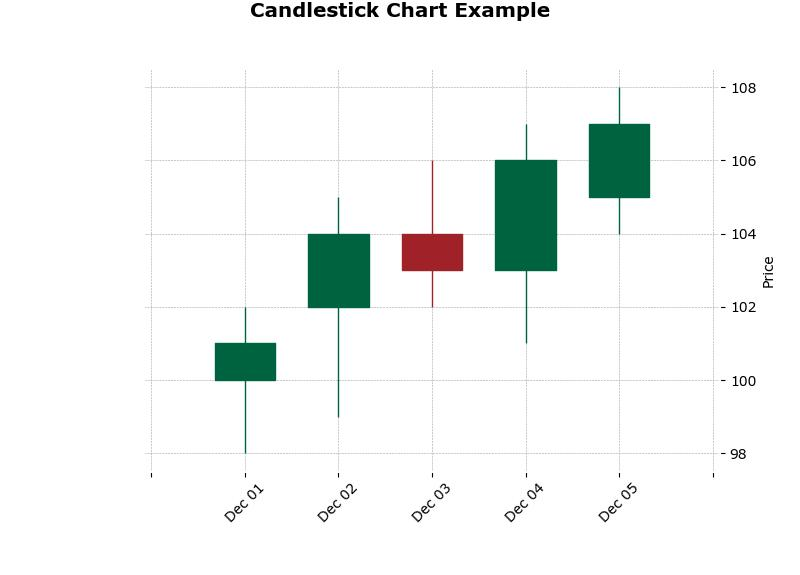
#> input picture opencv_proj/chartImages/candlestick_chart.jpg, 800 x 575 px, given in place of lena.png, which was not available
$ python 'image_gray&blur.py'
#> lines starting #> are read from the running program, lines starting #| are printed output that depends on the picture; after the words box and inside, x2 and y2 are one past the last pixel; in counts of white or black regions, pixels touching at a corner belong together; pictures that were not available may be replaced by others from this repository, and a replacement may not be noted
import cv2
import numpy as np
print("package imported")

# [6 lines of commented-out code are left out]

img = cv2.imread("D:\\STOCK\\Capital_vercel_new\\opencv_proj\\images\\lena.png")
#> img is the input picture: shape (575, 800, 3); mean B, G, R 243.5, 244.9, 241.5
kernel = np.ones((5,5),np.uint8)

cv2.imshow("Image",img)

imgGray = cv2.cvtColor(img,cv2.COLOR_BGR2GRAY)
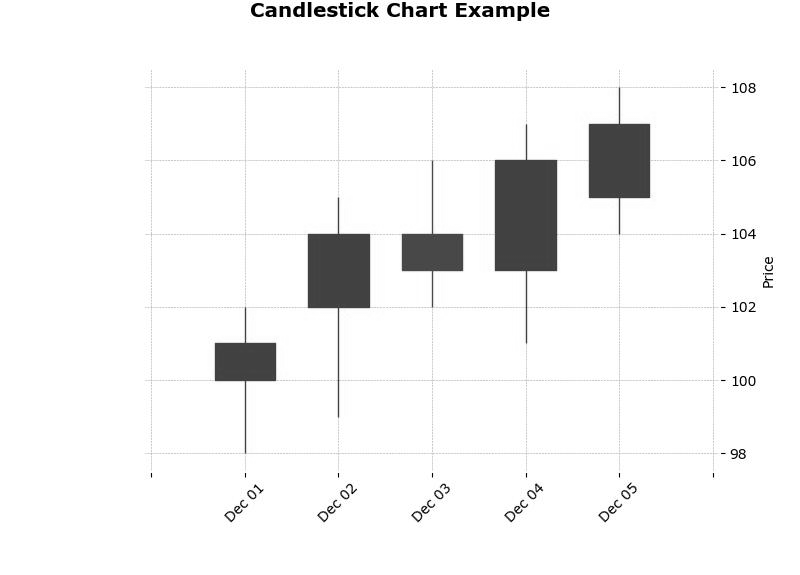
#> imgGray: shape (575, 800); min 0, max 255, mean 243.7
cv2.imshow("Grey Image",imgGray)

imgBlur = cv2.GaussianBlur(imgGray,(9,9),0)
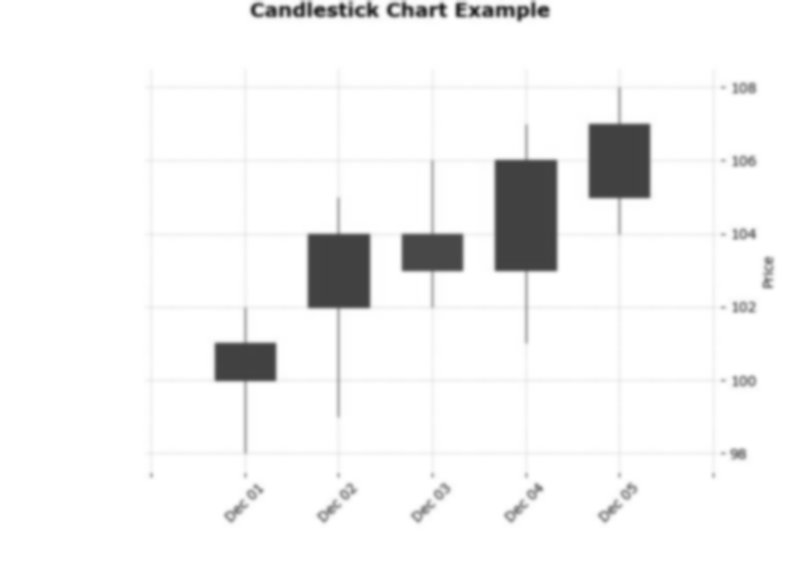
#> imgBlur: shape (575, 800); min 36, max 255, mean 243.7
cv2.imshow("Blur Image",imgBlur)

imgCanny = cv2.Canny(img,100,100)
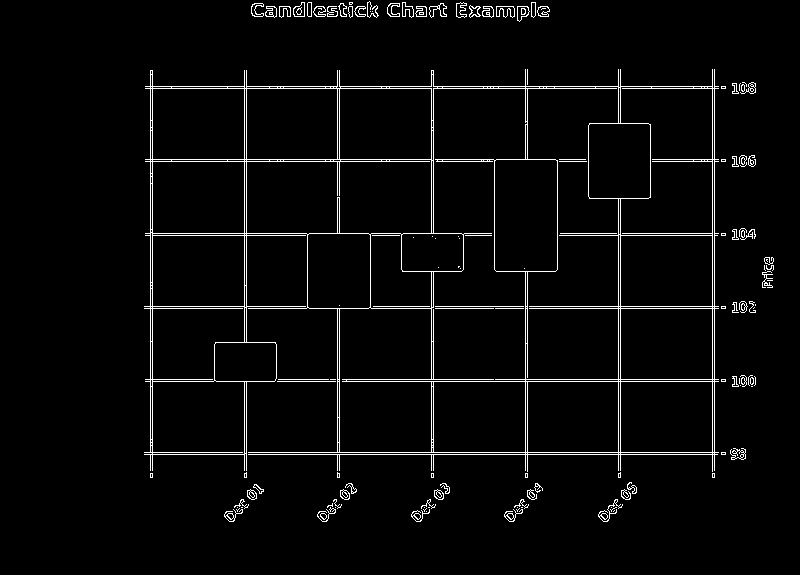
#> imgCanny: shape (575, 800); 3.3% white in thin lines or dots, all inside (x1, y1, x2, y2) = (144, 1, 774, 522)
cv2.imshow("Canny Image",imgCanny)

imgDialation = cv2.dilate(imgCanny,kernel,iterations=1)
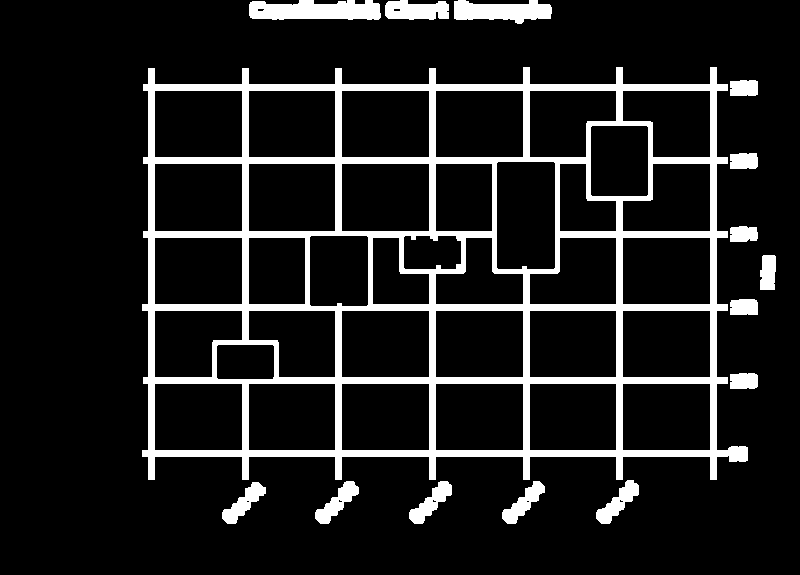
#> imgDialation: shape (575, 800); 12% white; 15 white regions, largest, box (x1, y1, x2, y2) and area: (142, 67, 748, 480) 44180, (249, 0, 381, 20) 2180, (454, 0, 552, 24) 1629
cv2.imshow("Dialation Image",imgDialation)

imgEroded= cv2.dilate(imgDialation,kernel,iterations=1)
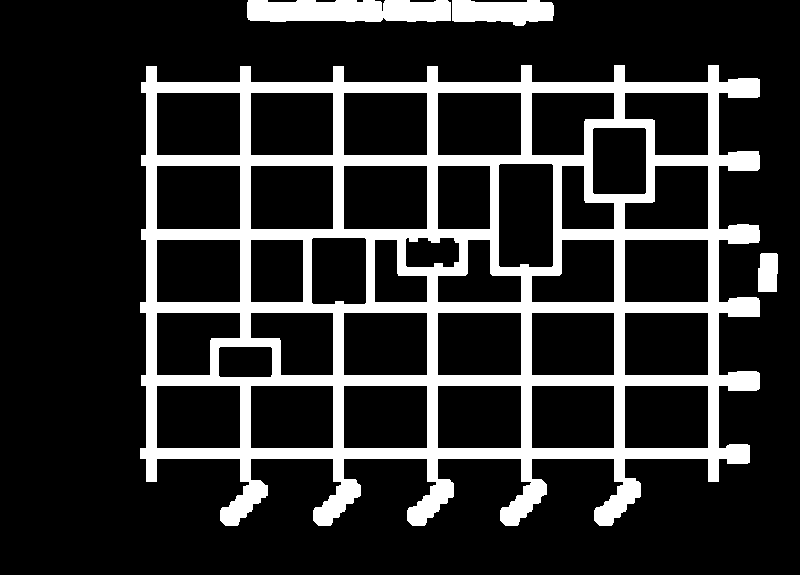
#> imgEroded: shape (575, 800); 18.5% white; 4 white regions, box (x1, y1, x2, y2) and area: (140, 65, 760, 526) 77928, (247, 0, 451, 22) 4143, (452, 0, 554, 26) 2108, (758, 253, 778, 292) 730
cv2.imshow("Eroded Image",imgEroded)

imgResize = cv2.resize(img,(200,300)) #WIDTH,HEIGHT
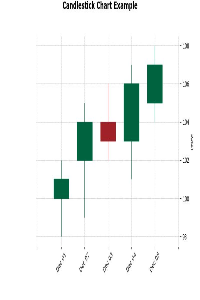
#> imgResize: shape (300, 200, 3); mean B, G, R 243.3, 244.7, 241.3
print("Resize Image Size is "+str(imgResize.shape))
#| Resize Image Size is (300, 200, 3)
cv2.imshow("Image1",imgResize)

imgCropped = img[0:200,100:300] #HEIGHT,WIDTH
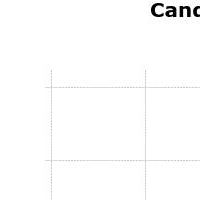
#> imgCropped: shape (200, 200, 3); min 0, max 255, mean 252.3
print("Cropped Image Size is "+str(imgCropped.shape))
#| Cropped Image Size is (200, 200, 3)
cv2.imshow("Image2",imgCropped)
cv2.waitKey(0)
